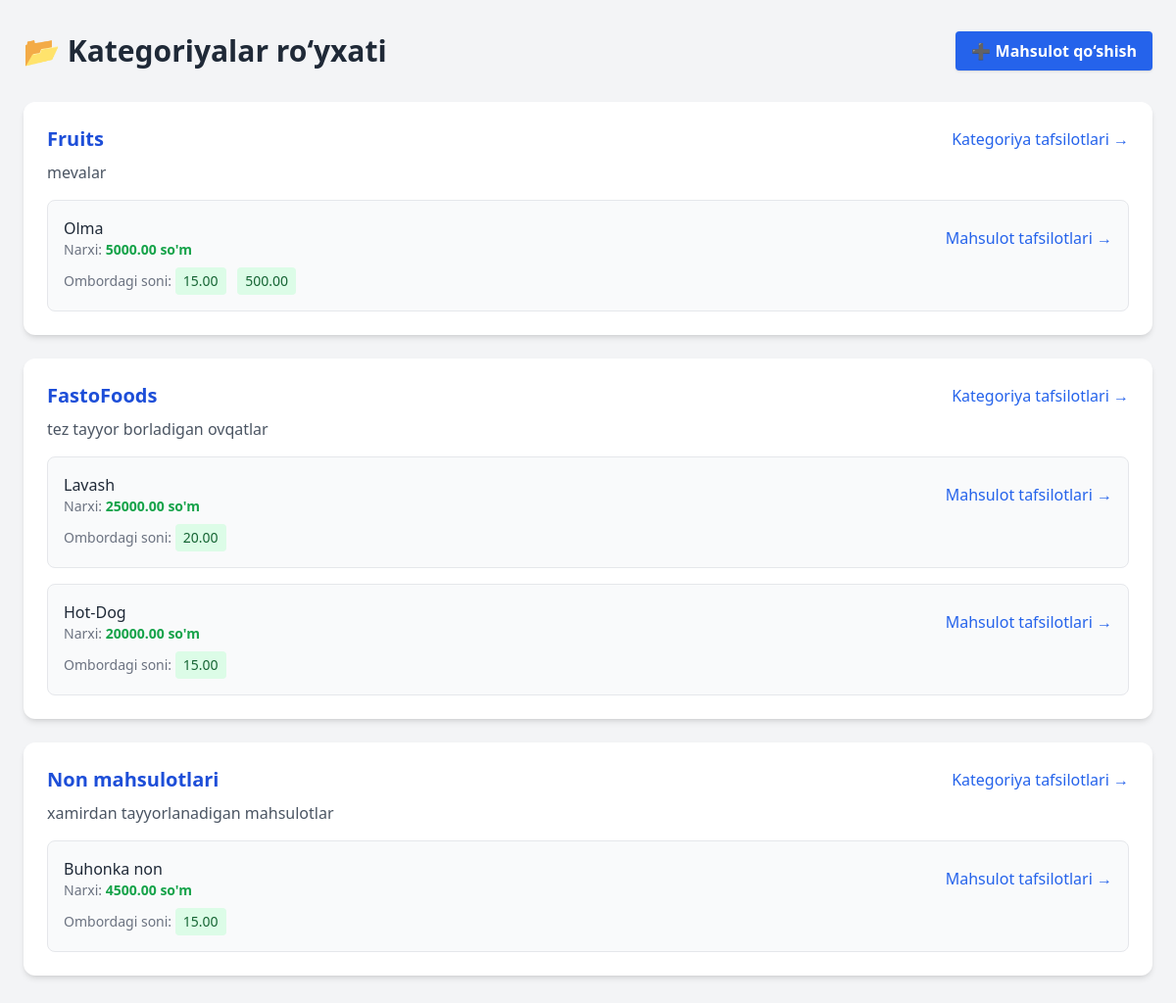
The app's page /, older data.
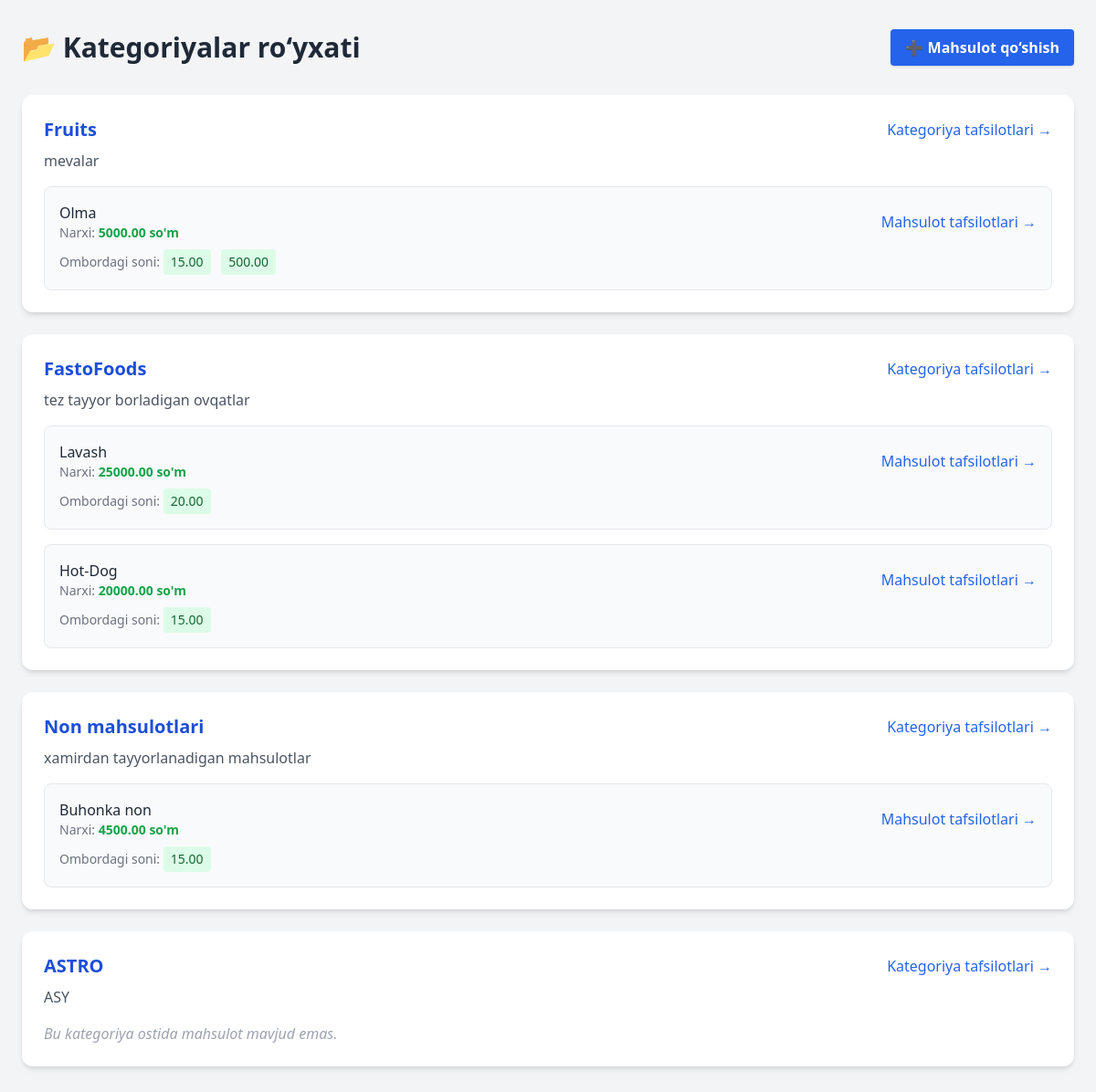
The same page, newer data.
### products/models.py (models this page shows, shortened)
class Category(models.Model):
    name = models.CharField(max_length=50)
    description = models.TextField()

class Product(models.Model):
    category = models.ForeignKey(Category, on_delete=models.PROTECT, related_name='products')
    name = models.CharField(max_length=100)
    real_price = models.DecimalField(max_digits=10, decimal_places=2)
    price = models.DecimalField(max_digits=10, decimal_places=2)
    income_data = models.DateField(auto_now_add=True)
    expiration_data = models.DateField()
    description = models.TextField()
    barcode = models.CharField(max_length=255)

class Inventory(models.Model):
    product = models.ForeignKey(Product, on_delete=models.CASCADE, related_name='inventory')
    stock = models.DecimalField(max_digits=10, decimal_places=2)

### products/views.py (the view)
# urls.py: path('', home, name = 'home'),
def home(request):
    categories = Category.objects.all()
    context = {'categories': categories}
    return render(request, 'products/home.html', context)

### templates/products/home.html (shortened to what this page needs)
<!DOCTYPE html>
<html lang="uz">
<head>
  <script src="https://cdn.tailwindcss.com"></script>
</head>
<body class="bg-gray-100 py-8 px-4">
  <div class="max-w-6xl mx-auto">
    <div class="flex justify-between items-center mb-8">
      <h1 class="text-3xl font-bold text-gray-800">📂 Kategoriyalar ro‘yxati</h1>
      <a href="{% url 'product_add' %}" class="bg-blue-600 hover:bg-blue-700 text-white font-semibold py-2 px-4 rounded shadow">
        ➕ Mahsulot qo‘shish
      </a>
    </div>
    <div class="space-y-6">
      {% for category in categories %}
        <div class="bg-white shadow-md rounded-xl p-6">
          <div class="flex justify-between items-center mb-2">
            <h2 class="text-xl font-semibold text-blue-700">{{ category.name }}</h2>
            <a href="{% url 'category_detail' category.pk %}" class="text-blue-600 hover:underline font-medium">
              Kategoriya tafsilotlari →
            </a>
          </div>
          <p class="text-gray-600 mb-4">{{ category.description }}</p>
          <div class="space-y-4">
            {% for pr in category.products.all %}
              <div class="border border-gray-200 rounded-lg p-4 bg-gray-50">
                <div class="flex justify-between items-center">
                  <div>
                    <span class="font-medium text-gray-800">{{ pr.name }}</span>
                    <span class="text-sm text-gray-500 block">
                    Narxi: <span class="text-green-600 font-semibold">{{ pr.price }} so&#39;m</span>
                    </span>
                  </div>
                  <a href="{% url 'product_detail' pr.pk %}" class="text-blue-600 hover:underline font-medium">
                    Mahsulot tafsilotlari →
                  </a>
                </div>
                <div class="mt-2 text-sm text-gray-500">
                  Ombordagi soni:
                  {% for inv in pr.inventory.all %}
                    <span class="inline-block bg-green-100 text-green-800 rounded px-2 py-1 mr-2">{{ inv.stock }}</span>
                  {% empty %}
                    <span class="text-red-500">Ma'lumot yo‘q</span>
                  {% endfor %}
                </div>
              </div>
            {% empty %}
              <p class="text-gray-400 italic">Bu kategoriya ostida mahsulot mavjud emas.</p>
            {% endfor %}
          </div>
        </div>
      {% empty %}
        <p class="text-gray-500 italic">Hech qanday kategoriya mavjud emas.</p>
      {% endfor %}
    </div>
  </div>
</body>
</html>

Row changes from the older to the newer data that the page shows:
added Category: name "ASTRO", description "ASY"
